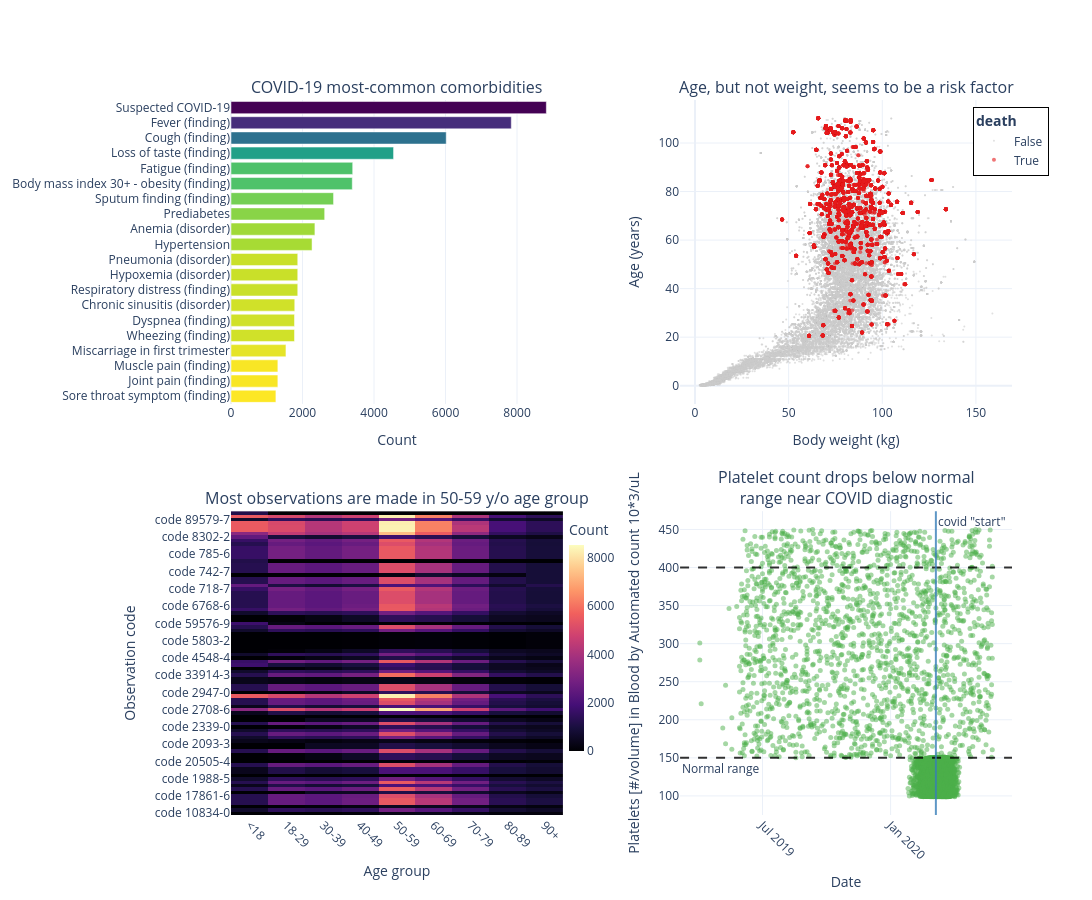

Write notebook code for a chart like this one.
### Markdown cell above
#### Plotly

### Code cell
fig = make_subplots(
    rows = 2,
    cols = 2,
    subplot_titles = (
        'COVID-19 most-common comorbidities',
        'Age, but not weight, seems to be a risk factor',
        'Most observations are made in 50-59 y/o age group',
        'Platelet count drops below normal<br>range near COVID diagnostic'),
    horizontal_spacing = 0.15,
    vertical_spacing = 0.15)
fig.update_layout(
    height = 900,
    width = 1100,
    template = 'plotly_white',
    showlegend = True,
    legend = dict(
        title = dict(text='<b>death</b>'),
        x = 0.95,
        y = 0.99,
        bordercolor = 'Black',
        borderwidth=1))
# -------------------------------------panel 1--------------------------------
fig.add_trace(
    go.Bar(
        x = data1_s['count'],
        y = data1_s['Illness'],
        orientation = 'h',
        marker = dict(
            color = data1_s['count'],
            colorscale = 'Viridis_r',
            showscale = False),
        hovertemplate = '<b>%{y}</b><br>Count: %{x}<extra></extra>',
        showlegend = False),
    row = 1,
    col = 1)
fig.update_xaxes(title_text = 'Count', row=1, col=1)
# -------------------------------------panel 2--------------------------------
for death, color, size, label in [(False, '#cccccc', 2, 'False'), (True, '#e41a1c', 4, 'True')]:
    subset = data2[data2['death'] == death]
    fig.add_trace(
        go.Scatter(
            x = subset['Body Weight'],
            y = subset['median_age'],
            mode = 'markers',
            name = label,
            marker = dict(
                color = color,
                size=size,
                opacity=0.6),
            hovertemplate = 'Weight: %{x:.1f} kg<br>Age: %{y} yrs<extra></extra>'),
        row = 1,
        col = 2)
fig.update_xaxes(title_text = 'Body weight (kg)', row=1, col=2)
fig.update_yaxes(title_text = 'Age (years)', row=1, col=2)
# -------------------------------------panel 3--------------------------------
fig.add_trace(
    go.Heatmap(
        z = data3_filtered.values,
        y = list(map(lambda d: 'code ' + d, data3_filtered.index.astype('string').to_list())),
        x = [str(d) for d in data3_filtered.columns],
        colorscale = 'Magma',
        colorbar = dict(
            len = 0.35,
            title = 'Count',
            y = 0.25,
            x = 0.42,
            xanchor = 'left',
            thickness = 15),
        hovertemplate = 'Age: %{x}<br>Code: %{y}<br>Count: %{z}<extra></extra>'),
    row = 2,
    col = 1)
fig.update_xaxes(title_text = 'Age group', tickangle=45, row=2, col=1)
fig.update_yaxes(title_text = 'Observation code', autorange=True, row=2, col=1)
# -------------------------------------panel 4--------------------------------
fig.add_trace(
    go.Scatter(
        x = data4['date'],
        y = data4['num_val'],
        mode = 'markers',
        marker = dict(
            color = '#4daf4a',
            size = 5,
            opacity = 0.5),
        showlegend = False,
        hovertemplate = "Date: %{x}<br>Platelet count: %{y}<extra></extra>"),
    row = 2,
    col = 2)
fig.add_hline(
    y = physio_ranges[x4][0],
    line_dash = 'dash',
    line_color = 'black',
    opacity = 0.8,
    annotation_text = 'Normal range',
    annotation_position = 'bottom left',
    row = 2,
    col = 2)
fig.add_hline(
    y = physio_ranges[x4][1],
    line_dash = 'dash',
    line_color = 'black',
    opacity = 0.8,
    row = 2,
    col = 2)
ts = str(data4['covid_start'].dropna().median())
fig.add_vline(
    x = ts,
    line_dash = 'solid',
    line_color = '#377eb8',
    opacity = 0.8,
    row = 2,
    col = 2)
fig.add_annotation(
    x = ts,
    y = 1,
    yref = 'y4 domain',
    text = 'covid "start"',
    showarrow = False,
    xanchor = "left",
    yanchor = "top",
    row = 2,
    col = 2)
fig.update_xaxes(title_text = 'Date', tickangle=45, row=2, col=2)
fig.update_yaxes(title_text = f'{x4} 10*3/uL', title_standoff=15, row=2, col=2)

### Figure 1 — Plotly figure (JSON) as saved in the notebook; plotly's stock layout.template omitted (floating-point values rounded to 4 significant figures; data arrays with more than 128 entries replaced by an {"elided": "..."} marker saying what was removed)
{"data": [{"hovertemplate": "<b>%{y}</b><br>Count: %{x}<extra></extra>", "marker": {"color": [1256, 1311, 1311, 1537, 1776, 1776, 1783, 1867, 1867, 1867, 2267, 2347, 2620, 2868, 3392, 3404, 4547, 6020, 7840, 8820], "colorscale": [[0, "#fde725"], [0.1111, "#b5de2b"], [0.2222, "#6ece58"], [0.3333, "#35b779"], [0.4444, "#1f9e89"], [0.5556, "#26828e"], [0.6667, "#31688e"], [0.7778, "#3e4989"], [0.8889, "#482878"], [1, "#440154"]], "showscale": false}, "orientation": "h", "showlegend": false, "type": "bar", "x": [1256, 1311, 1311, 1537, 1776, 1776, 1783, 1867, 1867, 1867, 2267, 2347, 2620, 2868, 3392, 3404, 4547, 6020, 7840, 8820], "xaxis": "x", "y": ["Sore throat symptom (finding)", "Joint pain (finding)", "Muscle pain (finding)", "Miscarriage in first trimester", "Wheezing (finding)", "Dyspnea (finding)", "Chronic sinusitis (disorder)", "Respiratory distress (finding)", "Hypoxemia (disorder)", "Pneumonia (disorder)", "Hypertension", "Anemia (disorder)", "Prediabetes", "Sputum finding (finding)", "Body mass index 30+ - obesity (finding)", "Fatigue (finding)", "Loss of taste (finding)", "Cough (finding)", "Fever (finding)", "Suspected COVID-19"], "yaxis": "y"}, {"hovertemplate": "Weight: %{x:.1f} kg<br>Age: %{y} yrs<extra></extra>", "marker": {"color": "#cccccc", "opacity": 0.6, "size": 2}, "mode": "markers", "name": "False", "type": "scatter", "x": {"elided": "34790 float values"}, "xaxis": "x2", "y": {"elided": "34790 float values"}, "yaxis": "y2"}, {"hovertemplate": "Weight: %{x:.1f} kg<br>Age: %{y} yrs<extra></extra>", "marker": {"color": "#e41a1c", "opacity": 0.6, "size": 4}, "mode": "markers", "name": "True", "type": "scatter", "x": {"elided": "4794 float values"}, "xaxis": "x2", "y": {"elided": "4794 float values"}, "yaxis": "y2"}, {"colorbar": {"len": 0.35, "thickness": 15, "title": {"text": "Count"}, "x": 0.42, "xanchor": "left", "y": 0.25}, "colorscale": [[0, "#000004"], [0.1111, "#180f3d"], [0.2222, "#440f76"], [0.3333, "#721f81"], [0.4444, "#9e2f7f"], [0.5556, "#cd4071"], [0.6667, "#f1605d"], [0.7778, "#fd9668"], [0.8889, "#feca8d"], [1, "#fcfdbf"]], "hovertemplate": "Age: %{x}<br>Code: %{y}<br>Count: %{z}<extra></extra>", "type": "heatmap", "x": ["<18", "18-29", "30-39", "40-49", "50-59", "60-69", "70-79", "80-89", "90+"], "xaxis": "x3", "y": ["code 10834-0", "code 14804-9", "code 14959-1", "code 1742-6", "code 1751-7", "code 17861-6", "code 18262-6", "code 1920-8", "code 1960-4", "code 1975-2", "code 1988-5", "code 19926-5", "code 19994-3", "code 2019-8", "code 2028-9", "code 20505-4", "code 20565-8", "code 2069-3", "code 2075-0", "code 2085-9", "code 2093-3", "code 21000-5", "code 2157-6", "code 2160-0", "code 2276-4", "code 2339-0", "code 2345-7", "code 2571-8", "code 26881-3", "code 2703-7", "code 2708-6", "code 2744-1", "code 2823-3", "code 2885-2", "code 29463-7", "code 2947-0", "code 2951-2", "code 3094-0", "code 32207-3", "code 32623-1", "code 33914-3", "code 33959-8", "code 38483-4", "code 39156-5", "code 4544-3", "code 4548-4", "code 48065-7", "code 49765-1", "code 5792-7", "code 5797-6", "code 5803-2", "code 5804-0", "code 5811-5", "code 5902-2", "code 5905-5", "code 59576-9", "code 6298-4", "code 6299-2", "code 6301-6", "code 6690-2", "code 6768-6", "code 704-7", "code 706-2", "code 711-2", "code 713-8", "code 718-7", "code 72514-3", "code 731-0", "code 736-9", "code 74006-8", "code 742-7", "code 751-8", "code 770-8", "code 77606-2", "code 777-3", "code 785-6", "code 786-4", "code 787-2", "code 788-0", "code 789-8", "code 8302-2", "code 8310-5", "code 8462-4", "code 8480-6", "code 8867-4", "code 89579-7", "code 9279-1", "code 9843-4"], "yaxis": "y3", "z": {"elided": "88x9 int values"}}, {"hovertemplate": "Date: %{x}<br>Platelet count: %{y}<extra></extra>", "marker": {"color": "#4daf4a", "opacity": 0.5, "size": 5}, "mode": "markers", "showlegend": false, "type": "scatter", "x": {"elided": "24432 str values"}, "xaxis": "x4", "y": {"elided": "24432 float values"}, "yaxis": "y4"}], "layout": {"annotations": [{"font": {"size": 16}, "showarrow": false, "text": "COVID-19 most-common comorbidities", "x": 0.2125, "xanchor": "center", "xref": "paper", "y": 1, "yanchor": "bottom", "yref": "paper"}, {"font": {"size": 16}, "showarrow": false, "text": "Age, but not weight, seems to be a risk factor", "x": 0.7875, "xanchor": "center", "xref": "paper", "y": 1, "yanchor": "bottom", "yref": "paper"}, {"font": {"size": 16}, "showarrow": false, "text": "Most observations are made in 50-59 y/o age group", "x": 0.2125, "xanchor": "center", "xref": "paper", "y": 0.425, "yanchor": "bottom", "yref": "paper"}, {"font": {"size": 16}, "showarrow": false, "text": "Platelet count drops below normal<br>range near COVID diagnostic", "x": 0.7875, "xanchor": "center", "xref": "paper", "y": 0.425, "yanchor": "bottom", "yref": "paper"}, {"showarrow": false, "text": "Normal range", "x": 0, "xanchor": "left", "xref": "x4 domain", "y": 150, "yanchor": "top", "yref": "y4"}, {"showarrow": false, "text": "covid \"start\"", "x": "2020-03-06 00:00:00", "xanchor": "left", "xref": "x4", "y": 1, "yanchor": "top", "yref": "y4 domain"}], "height": 900, "legend": {"bordercolor": "Black", "borderwidth": 1, "title": {"text": "<b>death</b>"}, "x": 0.95, "y": 0.99}, "shapes": [{"line": {"color": "black", "dash": "dash"}, "opacity": 0.8, "type": "line", "x0": 0, "x1": 1, "xref": "x4 domain", "y0": 150, "y1": 150, "yref": "y4"}, {"line": {"color": "black", "dash": "dash"}, "opacity": 0.8, "type": "line", "x0": 0, "x1": 1, "xref": "x4 domain", "y0": 400, "y1": 400, "yref": "y4"}, {"line": {"color": "#377eb8", "dash": "solid"}, "opacity": 0.8, "type": "line", "x0": "2020-03-06 00:00:00", "x1": "2020-03-06 00:00:00", "xref": "x4", "y0": 0, "y1": 1, "yref": "y4 domain"}], "showlegend": true, "width": 1100, "xaxis": {"anchor": "y", "domain": [0, 0.425], "title": {"text": "Count"}}, "xaxis2": {"anchor": "y2", "domain": [0.575, 1], "title": {"text": "Body weight (kg)"}}, "xaxis3": {"anchor": "y3", "domain": [0, 0.425], "tickangle": 45, "title": {"text": "Age group"}}, "xaxis4": {"anchor": "y4", "domain": [0.575, 1], "tickangle": 45, "title": {"text": "Date"}}, "yaxis": {"anchor": "x", "domain": [0.575, 1]}, "yaxis2": {"anchor": "x2", "domain": [0.575, 1], "title": {"text": "Age (years)"}}, "yaxis3": {"anchor": "x3", "autorange": true, "domain": [0, 0.425], "title": {"text": "Observation code"}}, "yaxis4": {"anchor": "x4", "domain": [0, 0.425], "title": {"standoff": 15, "text": "Platelets [#/volume] in Blood by Automated count 10*3/uL"}}}}
